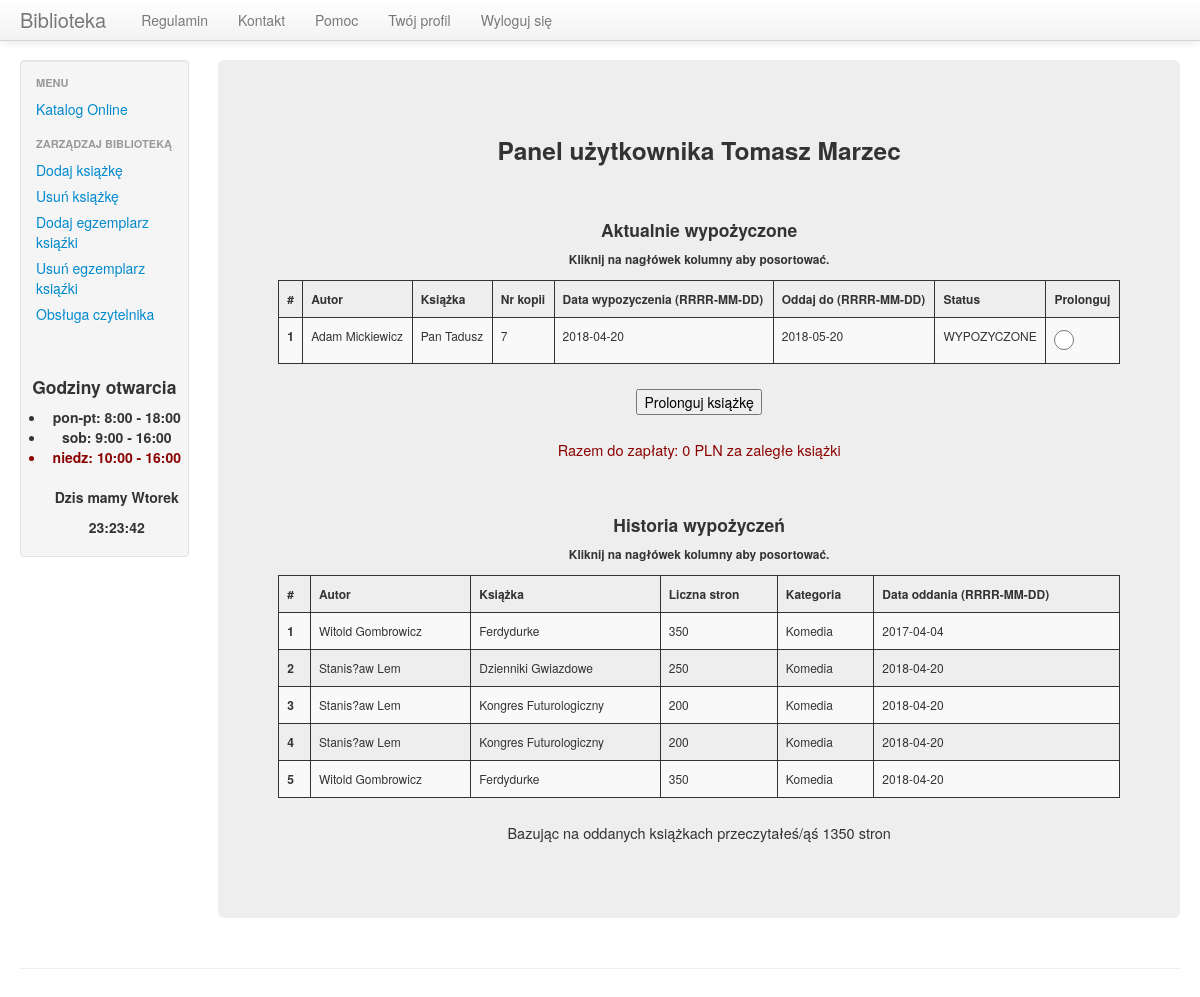
Page /user_panel.php (signed in) on the earlier database version.
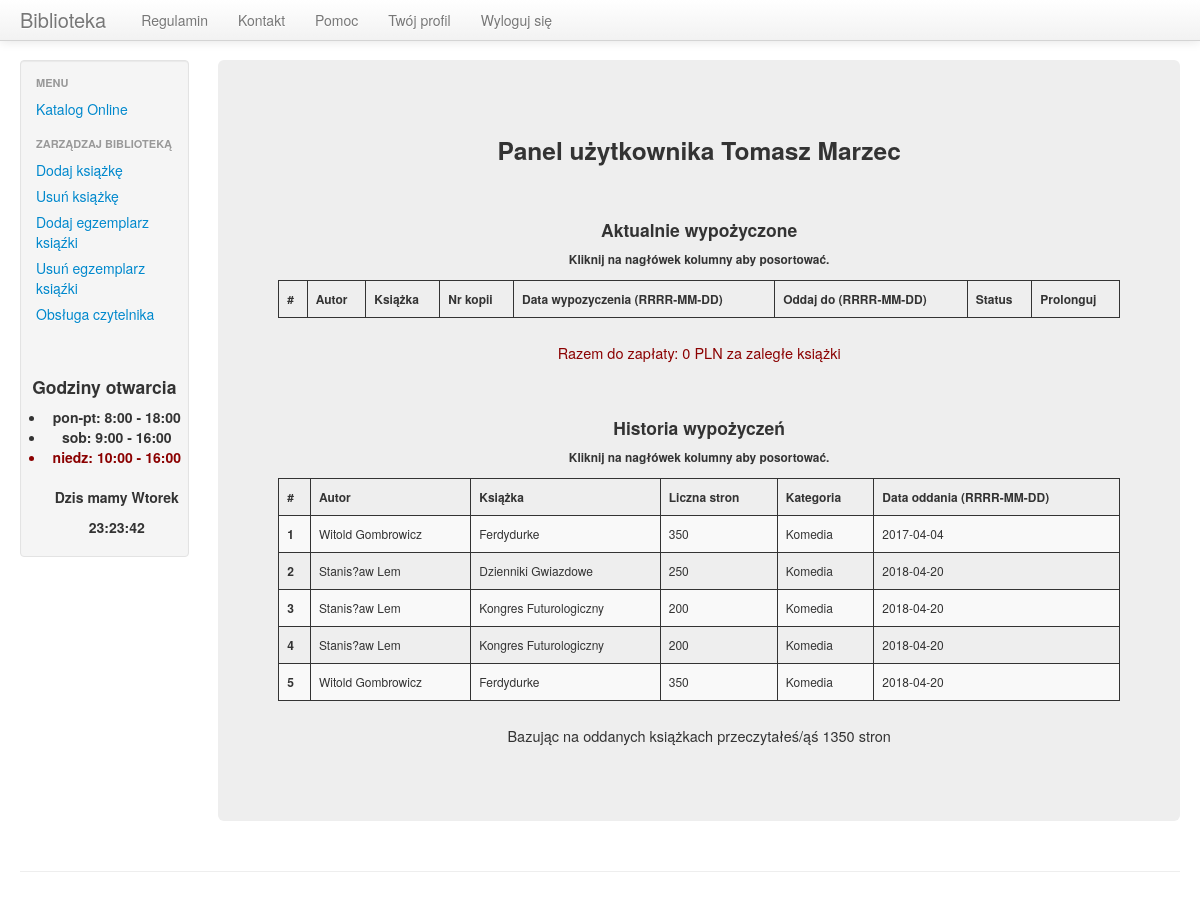
Same page on the later database version.
### tables this page shows
CREATE TABLE `borrowings` (
  `id` int(11) NOT NULL,
  `copy_id` int(11) NOT NULL,
  `user_id` int(11) NOT NULL,
  `borrow_date` date NOT NULL,
  `give_date` date NOT NULL,
  `book_id` int(11) NOT NULL
);

CREATE TABLE `book` (
  `id` int(11) NOT NULL,
  `isbn` varchar(50) NOT NULL,
  `title` varchar(400) NOT NULL,
  `author` varchar(400) NOT NULL,
  `pages` int(11) NOT NULL,
  `publish_year` date NOT NULL,
  `category` varchar(200) NOT NULL
);

CREATE TABLE `copy` (
  `id` int(11) NOT NULL,
  `book_id` int(11) NOT NULL,
  `status` varchar(100) NOT NULL
);

### user_panel.php (the view, shortened to what the changed rows need)
<?php
include("/templ_scripts/before_content_template.php");
$query = "SELECT borrowings.id, borrowings.copy_id, borrowings.book_id, borrowings.user_id, book.author, book.title, borrowings.borrow_date, borrowings.give_date, copy.status
          FROM borrowings
          INNER JOIN copy ON borrowings.copy_id=copy.id
          INNER JOIN book ON borrowings.book_id=book.id
          WHERE borrowings.user_id=".$_SESSION['user_id']."";
$query_history = "SELECT book.author, book.title, book.pages, book.category, borrowings_history.give_date FROM borrowings_history
                  INNER JOIN book ON borrowings_history.book_id=book.id
                  WHERE borrowings_history.user_id=".$_SESSION['user_id']."";
$cost_per_day = 0.2;
$to_pay=0.0;
$prolog_available = False;
echo '
        <div class="span10">
            <div class="hero-unit text-center">
                <h3>Panel użytkownika '. $_SESSION["user"].'</h3>
                <br>
                <h4>Aktualnie wypożyczone</h4>
                <h6>Kliknij na nagłówek kolumny aby posortować.</h6>
                <form action="user_panel_prolong.php" method="POST">
                    <table class="table table-striped sortable text-center">
                        <thead>
                        <tr>
                            <th scope="col">#</th>
                            <th scope="col">Autor</th>
                            <th scope="col">Książka</th>
                            <th scope="col">Nr kopii</th>
                            <th scope="col">Data wypozyczenia (RRRR-MM-DD)</th>
                            <th scope="col">Oddaj do (RRRR-MM-DD)</th>
                            <th scope="col">Status</th>
                            <th scope="col">Prolonguj</th>
                        </tr>
                        </thead>
                        <tbody>
';
                $row_nr=0;
                $result = mysql_query($query);
                if(!$result) echo 'BLAD zapytania ksiazek z bazy!';
                  else
                  {
                        while($row = mysql_fetch_row($result))
                        {
                          $row_nr++;
                          echo '<tr>';
                          echo '<th scope="row">'.$row_nr.'</th>';
                          echo '<td>'.$row[4].'</td>';
                          echo '<td>'.$row[5].'</td>';
                          echo '<td>'.$row[1].'</td>';
                          echo '<td>'.$row[6].'</td>';
                          echo '<td>'.$row[7].'</td>';
                          echo '<td>'.$row[8].'</td>';
                          $today = strtotime(date('Y-m-d', strtotime('now')));
                          $give_date = strtotime(date('Y-m-d', strtotime($row[7])));
                          $secs = $give_date - $today;
                          $days = abs($secs / 86400);
                          if($give_date >= $today &&  $row[8]!='PROLONGOWANA'){
                            echo '<td><label><input type="radio" name="copy_id" value="'.$row[1].'" required=""></label></td></td>';
                          }
                          elseif ($give_date >= $today) {
                            echo '<td></td>';
                          }
                          else {
                            $to_pay += $days*$cost_per_day;
                            echo '<td>Nie oddano ksiazki w terminie. Spoznienie o '.$days.' dni. Kara: '.round($days*$cost_per_day, 2).' PLN</td>';
                          }
                          if ($row[8]=='WYPOZYCZONE') {
                            $prolog_available = True;
                          }
                        };
                  }
                  echo '</tbody>';
                  echo '</table>';
                  if($prolog_available==True)
                  {
                      echo '<input type="submit" value="Prolonguj książkę">';
                  }
                  echo '</form>  ';
echo '
                    <p id="to_pay">Razem do zapłaty: '.round($to_pay,2).' PLN za zaległe książki</p>
                    <br>
                <h4>Historia wypożyczeń</h4>
                <h6>Kliknij na nagłówek kolumny aby posortować.</h6>
                    <table class="table table-striped sortable text-center">
                        <thead>
                        <tr>
                            <th scope="col">#</th>
                            <th scope="col">Autor</th>
                            <th scope="col">Książka</th>
                            <th scope="col">Liczna stron</th>
                            <th scope="col">Kategoria</th>
                            <th scope="col">Data oddania (RRRR-MM-DD)</th>
                        </tr>
                        </thead>
                        <tbody>
';
                    $row_nr=0;
                    $pages_counter = 0;
                    $result = mysql_query($query_history);
                    if(!$result) echo 'BLAD zapytania historii ksiazek z bazy!';
                      else
                      {
                            while($row = mysql_fetch_row($result))
                            {
                              $row_nr++;
                              echo '<tr>';
                              echo '<th scope="row">'.$row_nr.'</th>';
                              echo '<td>'.$row[0].'</td>';
                              echo '<td>'.$row[1].'</td>';
                              echo '<td>'.$row[2].'</td>'; $pages_counter+=$row[2];
                              echo '<td>'.$row[3].'</td>';
                              echo '<td>'.$row[4].'</td>';
                            };
                      }
echo '
                        </tbody>
                    </table>
                    <p>Bazując na oddanych książkach przeczytałeś/ąś '.$pages_counter.' stron<p>
            </div>
        </div>
';
include("/templ_scripts/after_content_template.php");
?>

Differences in the rows shown:
removed borrowings: book.author "Adam Mickiewicz", book.title "Pan Tadusz", copy "7", borrow_date "2018-04-20", give_date "2018-05-20", copy.status "WYPOZYCZONE"
Other differences:
form field value: "Prolonguj książkę" → (not shown)
